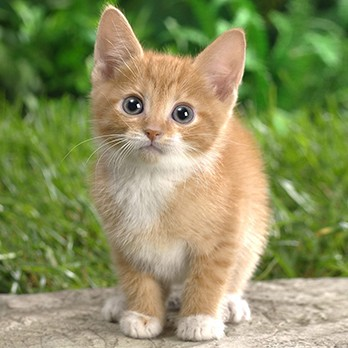
//> input picture 4ASTI/traitement_image/ressources/cat.jpg, 348 x 348 px
$ ./gamma 3 3 3   (built with g++ and OpenCV 4)
//> lines starting //> are read from the running program, lines starting //| are printed output that depends on the picture
### 4ASTI/traitement_image/3td_filtrage/gamma.h
#ifndef _GAMMA_H_
#define _GAMMA_H_

/* ===========================
            CONSTANTES
   =========================== */

// Image test
const char* kFilepath = "../ressources/cat.jpg";

#endif

### 4ASTI/traitement_image/3td_filtrage/gamma.cpp
/* ===========================
             MEMO
   ===========================
Le type float prend des valeurs entre 0 et 1 !

*/

/* ===========================
            INCLUDES
   =========================== */

#include <stdio.h>
#include <highgui.h>
#include <opencv2/opencv.hpp>
#include <string>
#include <math.h>

#include "gamma.h"

/* ===========================
           NAMESPACES
   =========================== */

using namespace cv;
using namespace std;

/* ===========================
            FONCTIONS
   =========================== */

void normalize(Mat& src, bool colored)
{
	if(colored)
	{
		float bMax(0.0);
		float gMax(0.0);
		float rMax(0.0);

		// Recherche du max
		for(int x=0; x<src.size().width; x++)
	    {
	    	for(int y=0; y<src.size().height; y++)
	    	{
    			if(src.at<Vec3f>(x,y)[0] > bMax)
    			{
    				bMax = src.at<Vec3f>(x,y)[0];
    			}
    			if(src.at<Vec3f>(x,y)[1] > gMax)
    			{
    				gMax = src.at<Vec3f>(x,y)[1];
    			}
    			if(src.at<Vec3f>(x,y)[2] > rMax)
    			{
    				rMax = src.at<Vec3f>(x,y)[2];
    			}
	    	}
	    }

	    // Normalisation [-1, 1]
	    for(int x=0; x<src.size().width; x++)
	    {
	    	for(int y=0; y<src.size().height; y++)
	    	{
			    src.at<Vec3f>(x,y)[0] /= bMax;
			    src.at<Vec3f>(x,y)[1] /= gMax;
			    src.at<Vec3f>(x,y)[2] /= rMax;
	    	}
	    }
	}
	else
	{
		float max(0.0);

		// Recherche du max
		for(int x=0; x<src.size().width; x++)
	    {
	    	for(int y=0; y<src.size().height; y++)
	    	{
	    		if(src.at<float>(x,y)>max)
	    		{
	    			max = src.at<float>(x,y);
	    		}
	    	}
	    }

	    // Normalisation [-1, 1]
	    for(int x=0; x<src.size().width; x++)
	    {
	    	for(int y=0; y<src.size().height; y++)
	    	{
			    src.at<float>(x,y) /= max;
	    	}
	    }
	}
}

void rehaussement(Mat& src, const int c, const int gamma, const bool colored)
{
	Mat result;
	if(colored)
	{
		result = Mat(src.size().width, src.size().width, CV_32FC3);

		// Application de la formule pour chaque pixel de chaque canal
		for(int x=1; x<src.size().width; x++)
		{
			for(int y=1; y<src.size().height; y++)
			{
				for(int i=0; i<3; i++)
				{
					result.at<Vec3f>(x,y)[i] = (float)(c*pow(src.at<Vec3b>(x,y)[i],gamma));
				}
			}
		}
	}
	else
	{
		result = Mat(src.size().width, src.size().width, CV_32FC1);

		// Application de la formule pour chaque pixel de chaque canal
		for(int x=1; x<src.size().width; x++)
		{
			for(int y=1; y<src.size().height; y++)
			{
				result.at<float>(x,y) = (float)(c*pow(src.at<uchar>(x,y),gamma));
			}
		}
	}

	// Normalisation float dans [-1,1]
	normalize(result, colored);

	string titre("");
	titre += "(c, gamma) = (" + to_string(c) + ", " + to_string(gamma) + ")";
	namedWindow(titre, WINDOW_AUTOSIZE );
    imshow(titre, result);
}

/* ===========================
              MAIN
   =========================== */

int main(int argc, char const *argv[])
{
	if(argc < 4)
	{
		cout << "Usage: ./app c gamma colored" << endl
		<< "c: int Gain d'amplitude de la loi gamma" << endl
		<< "gamma:  int Variance parametrique de la loi gamma" << endl
		<< "colored: int 0 == graysacale, >0 == colored" << endl;
		return 0;
	}
	const int kC        = strtol(argv[1], NULL, 10);
	const int kGamma    = strtol(argv[2], NULL, 10);
	const int kColored  = strtol(argv[3], NULL, 10);

	Mat image;
	if(kColored)
	{
		image = imread(kFilepath, CV_LOAD_IMAGE_COLOR);
//> image is the input picture: 348 rows x 348 cols, CV_8UC3; mean B, G, R 95.7, 144.6, 139.7
	}
	else
	{
		image = imread(kFilepath, CV_LOAD_IMAGE_GRAYSCALE);
	}

    if(!image.data)
    {
        printf("No image data \n");
        return -1;
    }

	// Traitement
    rehaussement(image, kC, kGamma, kColored);
//> after the loop in rehaussement, `for(int x=1; x<src.size().width; x++)`:
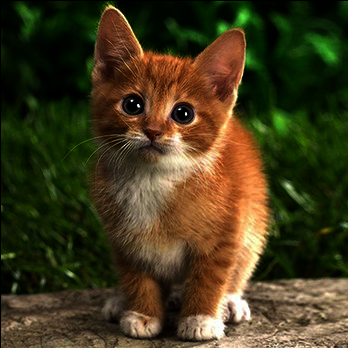
//> result: 348 rows x 348 cols, CV_32FC3; mean B, G, R 5615300.5, 11363613, 13300815; drawn with min black and max white
//> the loop in normalize, `for(int x=0; x<src.size().width; x++)` made 348 passes
//> (bMax, gMax, rMax) on passes 1 to 3: (0, 0, 0), (3573048, 13972389, 5314683), (3573048, 18994876, 10125000)
//> after the loop in normalize, `for(int x=0; x<src.size().width; x++)`: bMax = 49744124

    namedWindow("Display Image", WINDOW_AUTOSIZE );
    imshow("Display Image", image);

    waitKey(0);

    return 0;
}
